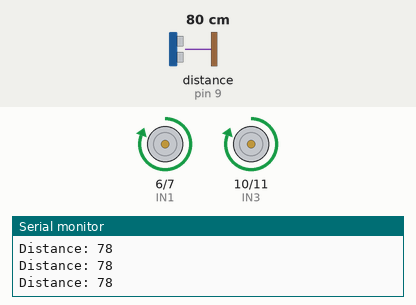
The sketch below on a simulated Arduino Uno, built with avr-gcc and run on an emulated ATmega328P. Parts: motor-driver pin pairs drawn as motors (green arrow = first pin HIGH = forward, orange = second pin HIGH = backward, longer = more drive), the last lines printed to the serial monitor. Wiring (inferred from the names in the program): ultrasonic range finder: trigger pin 8; echo pin 9. The test bench sets the inputs (shaded band); at power-on: distance to the obstacle (sensor on pin 9) 80 cm. The echo pulse lasts 58.3 µs per cm; random numbers use the default seed unless the sketch sets one.

Above: at 1.2 s.
1.3 s: distance to the obstacle (sensor on pin 9) set to 24 cm
4.3 s: distance to the obstacle (sensor on pin 9) set to 19 cm
At 4.81 s:
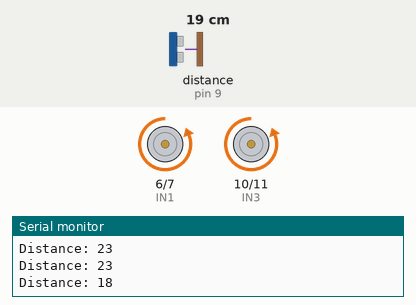
At 5.7 s:
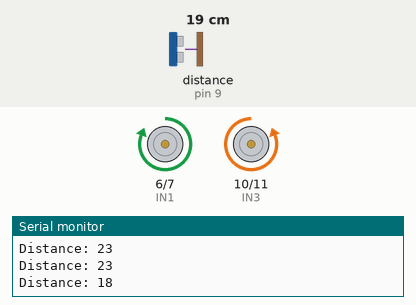
7.3 s: distance to the obstacle (sensor on pin 9) set to 120 cm
8.8 s: distance to the obstacle (sensor on pin 9) set to 2 cm
At 11.7 s:
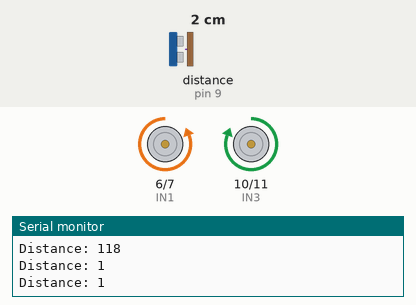
11.8 s: distance to the obstacle (sensor on pin 9) set to 35 cm
Timing chart, 0 to 14.3 s (numbered marks = the images above; inputs shaded):
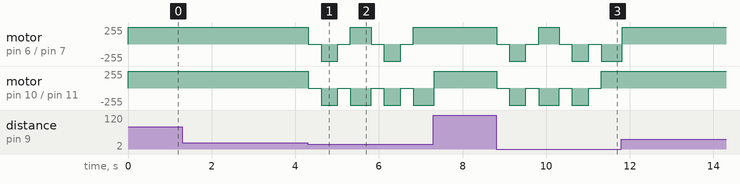

The sketch:

obstacle-avoiding-car.ino
```cpp
// Obstacle Avoiding Car using Arduino + L298N (no enable pins) + HC-SR04

// Motor Driver Pins
#define IN1 6   // Left motor forward
#define IN2 7   // Left motor backward
#define IN3 10  // Right motor forward
#define IN4 11  // Right motor backward

// Ultrasonic Sensor Pins
#define TRIG 8
#define ECHO 9

long duration;
int distance;

void setup() {
  pinMode(IN1, OUTPUT);
  pinMode(IN2, OUTPUT);
  pinMode(IN3, OUTPUT);
  pinMode(IN4, OUTPUT);

  pinMode(TRIG, OUTPUT);
  pinMode(ECHO, INPUT);

  Serial.begin(9600);
  Serial.println("Obstacle Avoiding Car Ready");
}

void loop() {
  distance = getDistance();

  Serial.print("Distance: ");
  Serial.println(distance);

  if (distance > 20) {
    forward();
  } else {
    stopCar();
    delay(300);
    backward();
    delay(400);

    stopCar();
    delay(300);

    // Random turn
    if (random(2) == 0) {
      left();
    } else {
      right();
    }
    delay(500);
    stopCar();
  }
}

int getDistance() {
  digitalWrite(TRIG, LOW);
  delayMicroseconds(2);
  digitalWrite(TRIG, HIGH);
  delayMicroseconds(10);
  digitalWrite(TRIG, LOW);

  duration = pulseIn(ECHO, HIGH);
  int dist = duration * 0.034 / 2; // convert to cm
  return dist;
}

void forward() {
  digitalWrite(IN1, HIGH);
  digitalWrite(IN2, LOW);
  digitalWrite(IN3, HIGH);
  digitalWrite(IN4, LOW);
}

void backward() {
  digitalWrite(IN1, LOW);
  digitalWrite(IN2, HIGH);
  digitalWrite(IN3, LOW);
  digitalWrite(IN4, HIGH);
}

void left() {
  digitalWrite(IN1, LOW);
  digitalWrite(IN2, HIGH);
  digitalWrite(IN3, HIGH);
  digitalWrite(IN4, LOW);
}

void right() {
  digitalWrite(IN1, HIGH);
  digitalWrite(IN2, LOW);
  digitalWrite(IN3, LOW);
  digitalWrite(IN4, HIGH);
}

void stopCar() {
  digitalWrite(IN1, LOW);
  digitalWrite(IN2, LOW);
  digitalWrite(IN3, LOW);
  digitalWrite(IN4, LOW);
}
```

Measured:
- the behaviour switches between 22 and 21 cm on distance to the obstacle (sensor on pin 9) (found by bisection; images 0 and 1)
- after the input at 4.3 s, motor on pin 6 (IN1) / pin 7 (IN2): forward 255/255 → stopped at once, → backward 255/255 0.30 s later, → stopped 0.40 s later, → forward 255/255 0.30 s later, … (8 changes in this stretch); motor on pin 10 (IN3) / pin 11 (IN4): alternates backward 255/255 for 0.40 s and stopped for 0.30 s, starting at once
